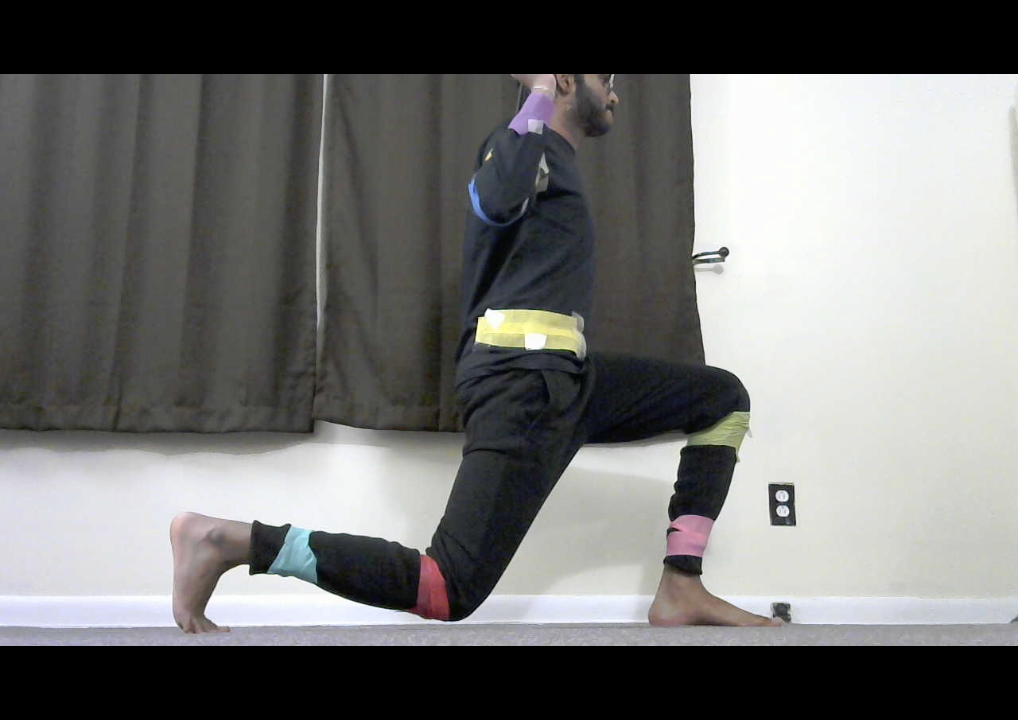
#> input picture Signal_Processing/images/Nov/lungeBackward/Forward.png, 1018 x 720 px, found by its file name
$ python Albert.py
#> lines starting #> are read from the running program, lines starting #| are printed output that depends on the picture
### Signal_Processing/imageDownscale.py
from PIL import Image
# import cv2
import numpy as np
import copy
import time

resized_row = 120
resized_col = 160

# [151 lines of commented-out code are left out]

def picToPix(picture):
    original_image = Image.open(picture)
    new_image = original_image.resize((resized_col, resized_row))
    converted_image = new_image.convert('HSV')
    converted_pixel = converted_image.load()
    return converted_pixel


def jointTracking(lowerMask, upperMask, pixels):
    imageMask = []
    for row in range(resized_row):
        imageRowMask = [0] * resized_col
        for col in range(resized_col):
            (h, s, v) = pixels[col, row]
            if (h >= lowerMask[0] and s >= lowerMask[1] and v >= lowerMask[2] and
                h <= upperMask[0] and s <= upperMask[1] and v <= upperMask[2]):
                imageRowMask[col] = 1
        imageMask.append(imageRowMask)
    return imageMask


def erosion(imageMask):
    # Morphological Transform (Dilation, Erosion) to get rid of noise
    directions = [[-1, 0], [0, -1], [1, 0], [0, 1]]
    erosionMask = []
    for row in range(resized_row):
        erosionMaskRow = [0] * resized_col
        for col in range(resized_col):
            erosionMaskRow[col] = 1
            if (imageMask[row][col] == 0):
                erosionMaskRow[col] = 0
            else:
                for direction in directions:
                    x = row + direction[0]
                    y = col + direction[1]
                    if (x < 0 or x >= resized_row or y < 0 or y >= resized_col):
                        erosionMaskRow[col] = 0
                    elif (imageMask[x][y] == 0):
                        erosionMaskRow[col] = 0
        erosionMask.append(erosionMaskRow)
    return erosionMask


def dilation(erosionMask):
    directions = [[-1, 0], [0, -1], [1, 0], [0, 1]]
    imageMask = copy.deepcopy(erosionMask)
    for row in range(resized_row):
        for col in range(resized_col):
            if (erosionMask[row][col] == 0):
                for direction in directions:
                    x = row + direction[0]
                    y = col + direction[1]
                    if (x >= 0 and x < resized_row and y >= 0 and y < resized_col and erosionMask[x][y] == 1):
                        imageMask[row][col] = 1
                        break
    return imageMask

def max_area_histogram(histogram):
    stack = [0] * 160
    stackIndex = -1
    max_area = 0
    maxCol = 0
    width = 0
    height = 0

    index = 0
    while (index < len(histogram)):
        if (stackIndex == -1) or (histogram[stack[stackIndex]] <= histogram[index]):
            stackIndex += 1
            stack[stackIndex] = index
            index += 1

        else:
            top_of_stack = stack[stackIndex]
            stackIndex -= 1

            area = (histogram[top_of_stack] *
                ( index
                if (stackIndex == -1) else (index - stack[stackIndex] - 1)))

            if (max_area < area):
                max_area = area
                height = histogram[top_of_stack]
                if (stackIndex != -1):
                    maxCol = stack[stackIndex] + 1
                    width = (index - stack[stackIndex] - 1)
                else:
                    maxCol = 0
                    width = index

    while stackIndex != -1:
        top_of_stack = stack[stackIndex]
        stackIndex -= 1
        area = (histogram[top_of_stack] * ((index - stack[stackIndex] - 1) if (stack != -1) else index))

        if (max_area < area):
            max_area = area
            height = histogram[top_of_stack]
            if (stackIndex != -1):
                maxCol = stack[stackIndex] + 1
                width = (index - stack[stackIndex] - 1)
            else:
                maxCol = 0
                width = index

    return (max_area, maxCol, width, height)

# Returns area of the largest rectangle
# with all 1s in A
def maxRectangle(A, resized_row, resized_col):

    (maxArea, maxCol, maxWidth, maxHeight) = max_area_histogram(A[0])
    maxRow = 0

    # iterate over row to find maximum rectangular
    # area considering each row as histogram
    for i in range(1, resized_row):
        for j in range(resized_col):

            # if A[i][j] is 1 then add A[i -1][j]
            if (A[i][j]):
                A[i][j] += A[i - 1][j]

        # Update result if area with current
        # row (as last row) of rectangle) is more
        (area, col, width, height) = max_area_histogram(A[i])
        if (area > maxArea):
            maxArea = area
            maxRow = i
            maxCol = col
            maxWidth = width
            maxHeight = height

    return (maxRow, maxCol, maxWidth, maxHeight)


def getCenter(imageMask, resized_row, resized_col):
    (maxRow, maxCol, maxWidth, maxHeight) = maxRectangle(imageMask, resized_row, resized_col)
    row = maxRow - (maxHeight/2)
    col = maxCol + (maxWidth/2)
    return (row, col)


# [5 lines left out: function testing, not called in this run]

# [47 lines of commented-out code are left out]


def mainFunction(bodyHSVBounds, picture):
    resized_row = 120
    resized_col = 160
    positions = []

    pixels = picToPix(picture)
    for bodyPart in bodyHSVBounds:
        lowerMask = bodyPart[0]
        upperMask = bodyPart[1]
        imageMask = jointTracking(lowerMask, upperMask, pixels)
        imageMask = dilation(imageMask)
        imageMask = dilation(imageMask)
        imageMask = erosion(imageMask)
        (row, col) = getCenter(imageMask, resized_row, resized_col)
        positions.append((row, col))

    return positions

def getJoints(picture):
    shoulderOrangeL = (17, 87, 160)
    shoulderOrangeU = (29, 133, 246)

    elbowBlueL = (142, 79, 150)
    elbowBlueU = (160, 140, 252)

    wristPurpleL = (156, 50, 87)
    wristPurpleU = (192, 94, 193)

    hipYellowL = (38, 65, 165)
    hipYellowU = (45, 100, 253)

    kneeRedL = (239, 64, 133)
    kneeRedU = (252, 137, 216)

    kneeOtherGreenL = (47, 45, 111)
    kneeOtherGreenU = (60, 74, 240)

    ankleBlueL = (125, 52, 127)
    ankleBlueU = (141, 78, 243)

    ankleOtherPinkL = (210, 30, 170)
    ankleOtherPinkU = (242, 82, 250)

    bodyHSVBounds = [(shoulderOrangeL, shoulderOrangeU), (elbowBlueL, elbowBlueU),
                    (wristPurpleL, wristPurpleU), (hipYellowL, hipYellowU),
                    (kneeRedL, kneeRedU), (kneeOtherGreenL, kneeOtherGreenU),
                    (ankleBlueL, ankleBlueU), (ankleOtherPinkL, ankleOtherPinkU)]


    return mainFunction(bodyHSVBounds, picture)

### Signal_Processing/lungeAnalysis.py
import numpy as np
import os

perpendicular = 90
parallel = 180

# [8 lines of commented-out code are left out]

class LungeResult:

    # Feedback
    def __init__(self):
        self.feedback = []
        self.invalid = []
        self.check1 = False
        self.check2 = False
        self.check3 = False

    def processResult(self):
        self.feedback = []
        if (self.check2):
            tuple = ("Go Lower", os.path.join("audioFiles", "lunge", "goLower.mp3"))
            self.feedback.append(tuple)
        elif (self.check3):
            tuple = ("Back Legs too far Back", os.path.join("audioFiles", "lunge", "backLegs.mp3"))
            self.feedback.append(tuple)
        elif (self.check1):
            tuple = ("Front Knee too Forward", os.path.join("audioFiles", "lunge", "frontLegs.mp3"))
            self.feedback.append(tuple)
        else:
            tuple = ("Perfect Rep!", os.path.join("audioFiles", "perfect.mp3"))
            self.feedback.append(tuple)

        if (self.invalid):
            self.feedback = []
            str = "Invalid Joints Detected:"
            if (0 in self.invalid):
                str += " Shoulder,"
            elif (1 in self.invalid):
                str += " Elbow,"
            elif (2 in self.invalid):
                str += " Wrist,"
            elif (3 in self.invalid):
                str += " Hip,"
            elif (4 in self.invalid):
                str += " Knee,"
            elif (5 in self.invalid):
                str += " Other Knee,"
            elif (6 in self.invalid):
                str += " Ankle,"
            elif (7 in self.invalid):
                str += " Other Ankle,"
            str = str[:-1] + "!"
            tuple = (str, os.path.join("audioFiles", "invalid.mp3"))
            self.feedback.append(tuple)

    def getResult(self):
        self.check1 = False
        self.check2 = False
        self.check3 = False
        self.invalid = []
        return self.feedback


class LungePostureAnalysis:

    def __init__(self):
        self.lunge = LungeResult()

    # Helper Functions
    def getSlope(self, pos0, pos1):
        height = 120
        y1 = height - pos1[0]
        x1 = pos1[1]
        y0 = height - pos0[0]
        x0 = pos0[1]

        if ((x1 - x0) == 0):
            if (y1 != y0):
                return float("inf")
            else:
                return 0

        return (y1-y0)/(x1-x0)

    # [12 lines left out: function getAngle, not called in this run]

    def sameSlope(self, slope1, slope2, threshold = 0.1):
        return abs(slope1 - slope2) < threshold

    def sameAngle(self, angle1, angle2, threshold = 0.1):
        return abs(angle1 - angle2) < threshold

    def samePos(self, pos0, pos1, threshold = 0):
        return abs(pos0 - pos1) <= threshold

    def lessThan(self, pos0, pos1, threshold = 0):
        return (pos0 - threshold) <= pos1

    def greaterThan(self, pos0, pos1, threshold = 0):
        return pos0 >= (pos1 - threshold)

    # Line 1: Hip - DefaultKnee
    # Line 2: DefaultKnee - DefaultAnkle
    # Line 3: Hip - OtherKnee
    # Line 4: OtherKnee - OtherAnkle
    # Line 5: Shoulder - Hip
    def feedbackCalculation(self, bodyParts, default=True):

        hip = (int(bodyParts[3][0]), int(bodyParts[3][1]))
        defaultKnee = (int(bodyParts[4][0]), int(bodyParts[4][1]))
        otherKnee = (int(bodyParts[5][0]), int(bodyParts[5][1]))
        defaultAnkle = (int(bodyParts[6][0]), int(bodyParts[6][1]))
        otherAnkle = (int(bodyParts[7][0]), int(bodyParts[7][1]))

        if (hip[0] == 0 and hip[1] == 0):
            self.lunge.invalid.append(3)

        if (defaultKnee[0] == 0 and defaultKnee[1] == 0):
            self.lunge.invalid.append(4)

        if (otherKnee[0] == 0 and otherKnee[1] == 0):
            self.lunge.invalid.append(5)

        if (defaultAnkle[0] == 0 and defaultAnkle[1] == 0):
            self.lunge.invalid.append(6)

        if (otherAnkle[0] == 0 and otherAnkle[1] == 0):
            self.lunge.invalid.append(7)

        if (default == False):
            defaultKnee = (int(bodyParts[5][0]), int(bodyParts[5][1]))
            otherKnee = (int(bodyParts[4][0]), int(bodyParts[4][1]))
            defaultAnkle = (int(bodyParts[7][0]), int(bodyParts[7][1]))
            otherAnkle = (int(bodyParts[6][0]), int(bodyParts[6][1]))

        line1Slope = self.getSlope(hip, defaultKnee)
        # line2Slope = self.getSlope(defaultKnee, defaultAnkle)
        line3Slope = self.getSlope(hip, otherKnee)
        # [6 lines of commented-out code are left out]

        frontLegSlope = -0.75
        backLegSlope = 2

        # [18 lines of commented-out code are left out]

        if not (self.lessThan(defaultKnee[1], defaultAnkle[1], 10)):
            self.lunge.check1 = True


        if not (self.lessThan(otherAnkle[0], otherKnee[0], 1) and self.greaterThan(line1Slope, frontLegSlope, 0.1)):
            self.lunge.check2 = True

        # [4 lines of commented-out code are left out]

        if not (self.greaterThan(otherKnee[1], hip[1], 7)):
            self.lunge.check3 = True

        self.lunge.processResult()


    def getResult(self):
        return self.lunge.getResult()


# [48 lines of commented-out code are left out]

### Signal_Processing/pushupAnalysis.py
import numpy as np
import os

perpendicular = 90
parallel = 180
pushupStartPos = 160

# [8 lines of commented-out code are left out]

class PushupResult:

    # Feedback
    def __init__(self):
        self.feedback = []
        self.check1 = False
        self.check2 = False
        self.check3 = False
        self.check4 = False
        self.invalid = []


    # [46 lines left out: functions processResult, getResult, not called in this run]


class PushupPostureAnalysis:

    def __init__(self):
        self.pushup = PushupResult()

    # Helper Functions
    # [34 lines left out: functions getSlope, getAngle, not called in this run]

    def sameSlope(self, slope1, slope2, threshold = 0.1):
        return abs(slope1 - slope2) < threshold

    def sameAngle(self, angle1, angle2, threshold = 0.1):
        return abs(angle1 - angle2) < threshold

    def samePos(self, pos0, pos1, threshold = 0):
        return abs(pos0 - pos1) <= threshold

    def lessThan(self, pos0, pos1, threshold = 0):
        return (pos0 - threshold) < pos1

    def greaterThan(self, pos0, pos1, threshold = 0):
        return pos0 >= (pos1 - threshold)


    # Line 1: Shoulder - Hip
    # Line 2: Hip - Knee
    # Line 3: Knee - Ankle
    # Line 4: Shoulder - Elbow
    # Line 5: Elbow - Wrist
    # [68 lines left out: function feedbackCalculation, not called in this run]


    def getResult(self):
        return self.pushup.getResult()


# [37 lines of commented-out code are left out]

### Signal_Processing/legRaiseAnalysis.py
import numpy as np
import os

expectedHipAngle = 100
parallel = 180
perpendicular = 90

# [8 lines of commented-out code are left out]

class LegRaiseResult:

    # Feedback
    def __init__(self):
        self.feedback = []
        self.invalid = []
        self.check1 = False
        self.check2 = False
        self.check3 = False
        self.check4 = False

    # [45 lines left out: functions processResult, getResult, not called in this run]

class LegRaisePostureAnalysis:

    def __init__(self):
        self.legRaise = LegRaiseResult()

    # Helper Functions
    # [27 lines left out: functions getSlope, getAngle, not called in this run]

    def sameSlope(self, slope1, slope2, threshold = 0.1):
        return abs(slope1 - slope2) < threshold

    def sameAngle(self, angle1, angle2, threshold = 0.1):
        return abs(angle1 - angle2) < threshold

    def samePos(self, pos0, pos1, threshold = 0):
        return abs(pos0 - pos1) <= threshold

    def lessThan(self, pos0, pos1, threshold = 0):
        return (pos0 - threshold) <= pos1

    def greaterThan(self, pos0, pos1, threshold = 0):
        return pos0 >= (pos1 - threshold)

    # Line 1: Shoulder - Hip
    # Line 2: Hip - Knee
    # Line 3: Knee - Ankle
    # [37 lines left out: function feedbackCalculation, not called in this run]

    def getResult(self):
        return self.legRaise.getResult()


# [40 lines of commented-out code are left out]

### Signal_Processing/Albert.py
from pushupAnalysis import *
from legRaiseAnalysis import *
from lungeAnalysis import *
from imageDownscale import *

# Images from 'images/Nov/<workout>'

# Convert String to List of Body Parts
# [12 lines left out: function convertString, not called in this run]


def albert():
    legRaisePic = []
    # [7 lines of commented-out code are left out]

    pushupPic = []
    # [7 lines of commented-out code are left out]

    defaultLungePic = []
    defaultLungePic.append('images/21/lunge/forward.png')
    defaultLungePic.append('images/21/lunge/high.png')
    defaultLungePic.append('images/21/lunge/1.png')
    defaultLungePic.append('images/21/lunge/3.png')
    defaultLungePic.append('images/21/lunge/perfect.png')

    otherLungePic = []
    otherLungePic.append('images/21/lunge/backward.png')
    otherLungePic.append('images/21/lunge/2.png')

    legRaise = LegRaisePostureAnalysis()
    for picture in legRaisePic:
        joints = getJoints(picture)
        legRaise.feedbackCalculation(joints)
        result = legRaise.getResult()
        feedback = picture.split("/")[-1] + ": " + str(result)
        print(feedback)
        print("\n")


    pushup = PushupPostureAnalysis()
    for picture in pushupPic:
        joints = getJoints(picture)
        pushup.feedbackCalculation(joints)
        result = pushup.getResult()
        feedback = picture.split("/")[-1] + ": " + str(result)
        print(feedback)
        print("\n")


    lunge = LungePostureAnalysis()
    for picture in defaultLungePic:
        joints = getJoints(picture)
#> in picToPix, original_image is the input picture: PIL image 1018x720 RGBA; mean R, G, B, A 113.9, 114.3, 113.4, 255
#> in picToPix, `new_image = original_image.resize((resized_col, resized_row))`:
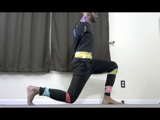
#> new_image: PIL image 160x120 RGBA; mean R, G, B, A 114, 114.3, 113.4, 255
#> the loop in mainFunction, `for bodyPart in bodyHSVBounds:` made 8 passes
#> (row, col) on passes 1 to 8: (0, 0), (31.5, 74.5), (18.5, 84.5), (53, 84.5), (96.5, 68.5), (72, 113.5), (90.5, 46.5), (87.5, 109)
#> after the loop in mainFunction, `for bodyPart in bodyHSVBounds:`: positions = [(0, 0), (31.5, 74.5), (18.5, 84.5), (53, 84.5), (96.5, 68.5), (72, 113.5), (90.5, 46.5), (87.5, 109)]
#> joints has the same summary as positions in mainFunction
        lunge.feedbackCalculation(joints)
#> in feedbackCalculation, `hip = (int(bodyParts[3][0]), int(bodyParts[3][1]))`: hip = (53, 84)
#> in feedbackCalculation, `defaultKnee = (int(bodyParts[4][0]), int(bodyParts[4][1]))`: defaultKnee = (96, 68)
#> in feedbackCalculation, `otherKnee = (int(bodyParts[5][0]), int(bodyParts[5][1]))`: otherKnee = (72, 113)
#> in feedbackCalculation, `defaultAnkle = (int(bodyParts[6][0]), int(bodyParts[6][1]))`: defaultAnkle = (90, 46)
#> in feedbackCalculation, `otherAnkle = (int(bodyParts[7][0]), int(bodyParts[7][1]))`: otherAnkle = (87, 109)
#> in getSlope, `y1 = height - pos1[0]`: y1 = 24
#> in getSlope, `x1 = pos1[1]`: x1 = 68
#> in getSlope, `y0 = height - pos0[0]`: y0 = 67
#> in getSlope, `x0 = pos0[1]`: x0 = 84
#> in feedbackCalculation, `line1Slope = self.getSlope(hip, defaultKnee)`: line1Slope = 2.69
#> in feedbackCalculation, `line3Slope = self.getSlope(hip, otherKnee)`: line3Slope = -0.655
        result = lunge.getResult()
        feedback = picture.split("/")[-1] + ": " + str(result)
        print(feedback)
        print("\n")
#> pass 2 of the loop in albert, `for picture in defaultLungePic:`:
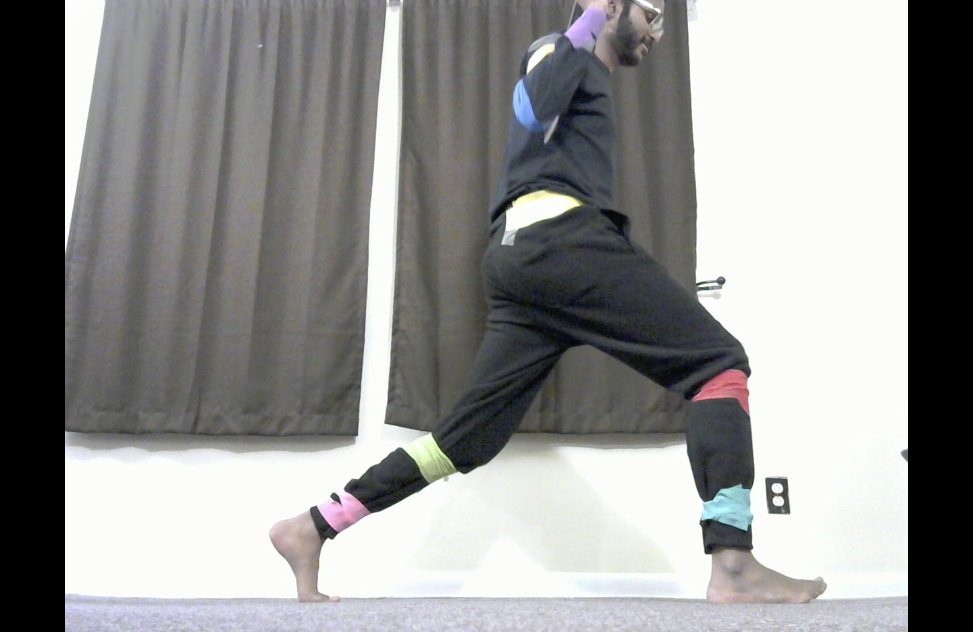
#> input picture Signal_Processing/images/21/lunge/high.png, 1946 x 1264 px (shown at 1/2 size)
#> in picToPix, original_image is the input picture: PIL image 1946x1264 RGBA; mean R, G, B, A 144.5, 144.9, 144.5, 255
#> in picToPix (call 2), `new_image = original_image.resize((resized_col, resized_row))`:
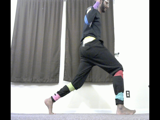
#> new_image: PIL image 160x120 RGBA; mean R, G, B, A 144.6, 144.9, 144.5, 255
#> the loop in mainFunction (call 2), `for bodyPart in bodyHSVBounds:` made 8 passes
#> (row, col) on passes 1 to 4: (0, 0), (19.5, 87), (25, 86), (36, 88.5)
#> joints = [(0, 0), (19.5, 87), (25, 86), (36, 88.5), (72, 120.5), (88, 72), (95, 120.5), (96, 56.5)]
#> pass 3 of the loop in albert, `for picture in defaultLungePic:`:
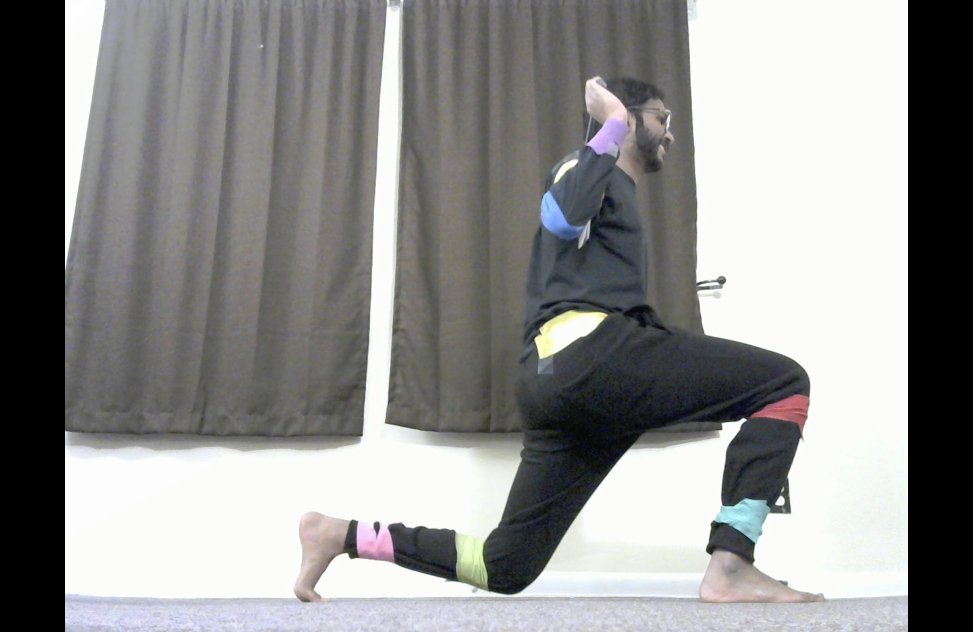
#> input picture Signal_Processing/images/21/lunge/1.png, 1946 x 1264 px (shown at 1/2 size)
#> in picToPix, original_image is the input picture: PIL image 1946x1264 RGBA; mean R, G, B, A 142.7, 143, 142.4, 255
#> in picToPix (call 3), `new_image = original_image.resize((resized_col, resized_row))`:
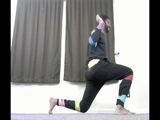
#> new_image: PIL image 160x120 RGBA; mean R, G, B, A 142.7, 143, 142.5, 255
#> joints = [(0, 0), (39.5, 90.5), (28, 98), (58.5, 96), (77, 129), (106, 77.5), (97, 123), (102.5, 62.5)]
#> result = [('Back Legs too far Back', 'audioFiles/lunge/backLegs.mp3')]
#| 1.png: [('Back Legs too far Back', 'audioFiles/lunge/backLegs.mp3')]
#> the loop made 5 passes; the first 3 are shown
    for picture in otherLungePic:
        joints = getJoints(picture)
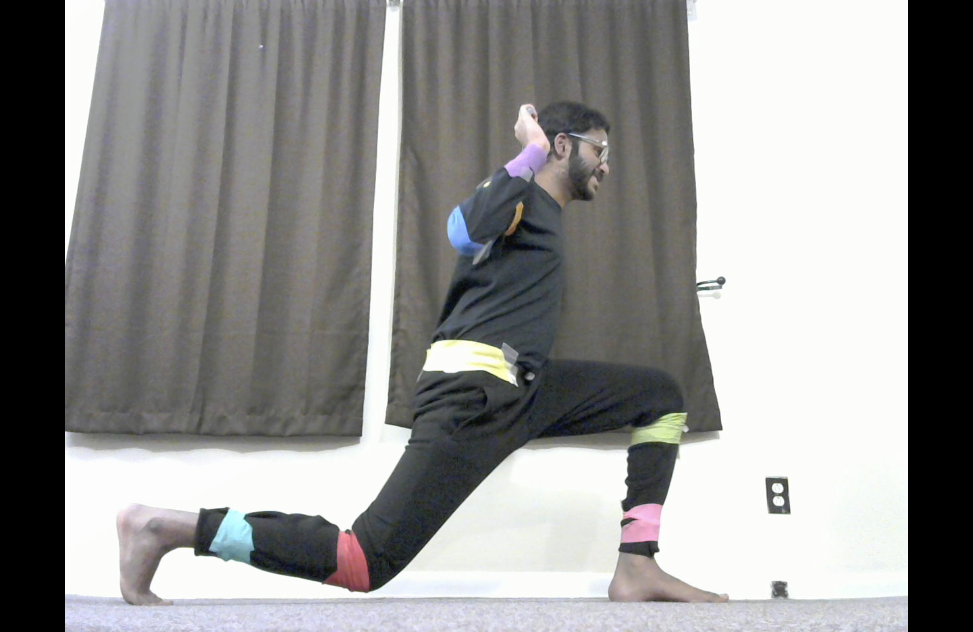
#> input picture Signal_Processing/images/21/lunge/backward.png, 1946 x 1264 px (shown at 1/2 size)
#> in picToPix, original_image is the input picture: PIL image 1946x1264 RGBA; mean R, G, B, A 145.2, 145.3, 144.7, 255
#> in picToPix (call 6), `new_image = original_image.resize((resized_col, resized_row))`:
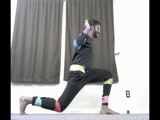
#> new_image: PIL image 160x120 RGBA; mean R, G, B, A 145.2, 145.4, 144.7, 255
        lunge.feedbackCalculation(joints, False)
        result = lunge.getResult()
        feedback = picture.split("/")[-1] + ": " + str(result)
        print(feedback)
        print("\n")
#> pass 2 of the loop in albert, `for picture in otherLungePic:`:
    return 0


#> (the run stopped early here; a loop or call above may not have finished)
